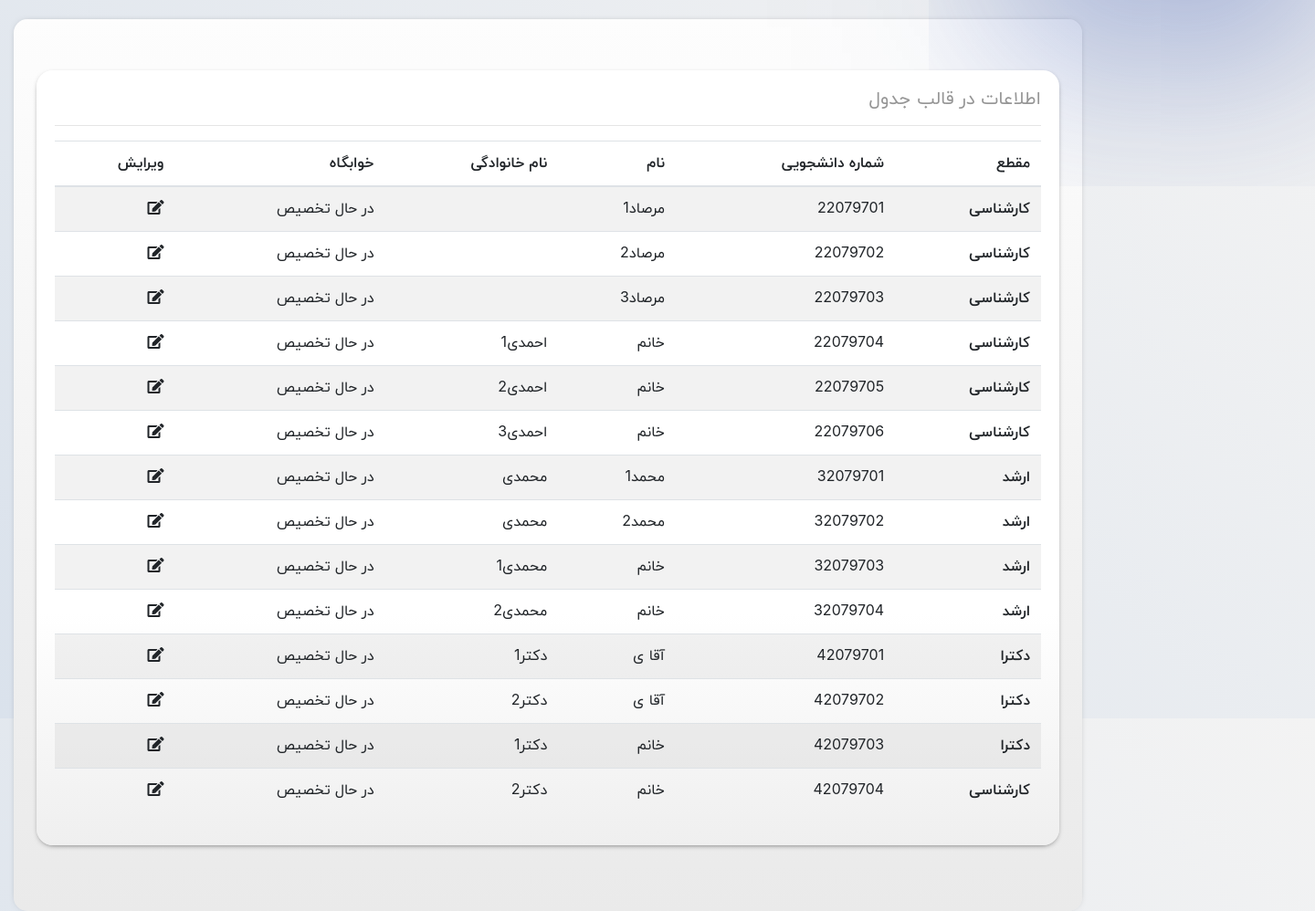
The app's page /student-management (signed in, lower part), older data.
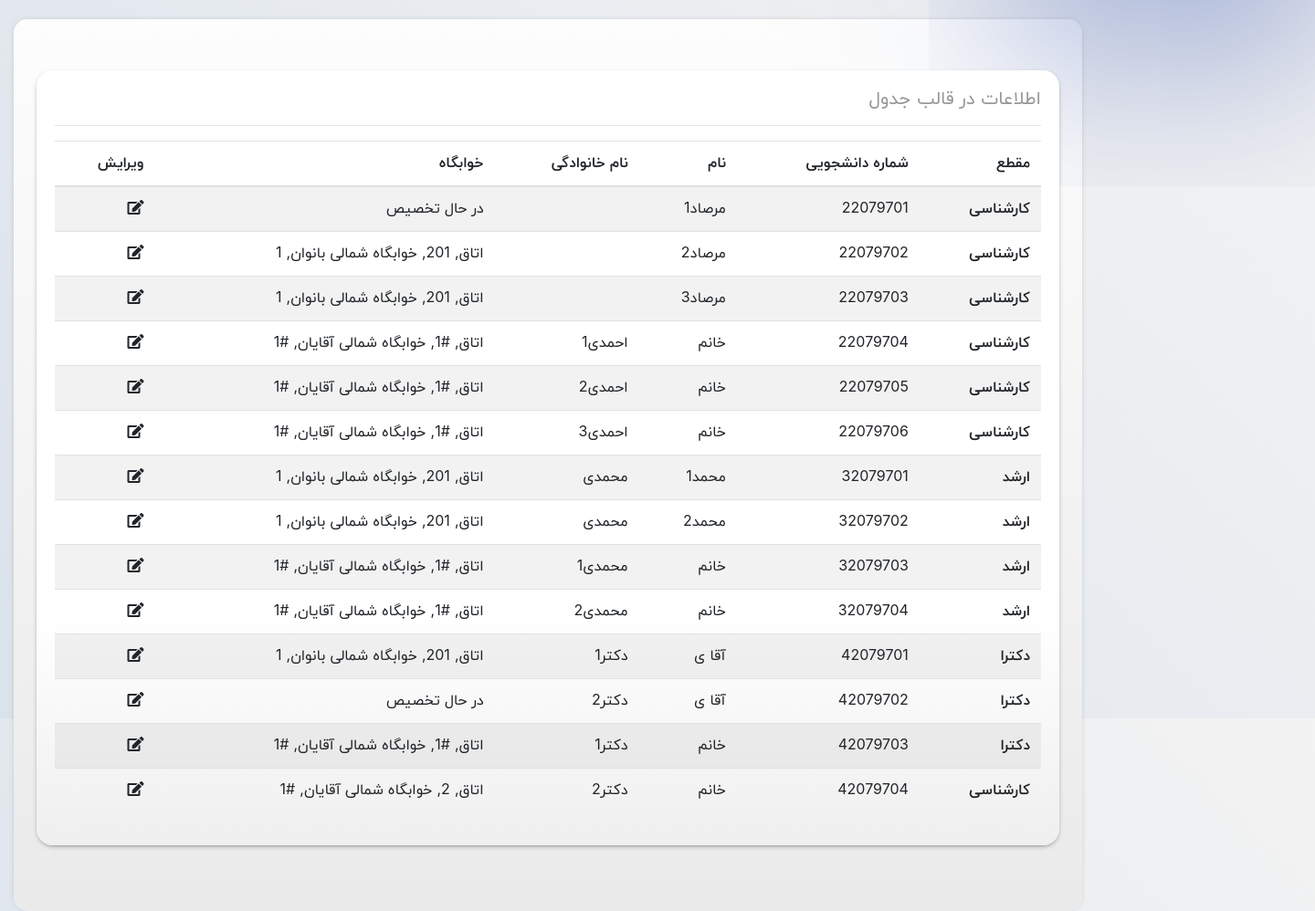
The same page, newer data.
### Panel/models.py (models this page shows, shortened)
class UserProfile(models.Model):
    USER_GRADE_OPTIONS = (
        ('کارشناسی', 'کارشناسی'),
        ('ارشد', 'ارشد'),
        ('دکترا', 'دکترا'),
        ('مدیر', 'مدیر'),
    )
    registration_date = models.DateTimeField(blank=True, null=True, auto_now_add=True, verbose_name='زمان ثبت نام')
    user_instance = models.ForeignKey(to=User, on_delete=models.PROTECT, blank=False, null=False, related_name='+',
                                      verbose_name='کاربر')
    student_number = models.CharField(max_length=64, blank=False, null=False, verbose_name='شماره دانشجویی')
    sex = models.BooleanField(default=False, blank=True, null=True,
                              verbose_name='جنسیت')  # True for male, False for female
    room = models.ForeignKey(to=Room, on_delete=models.PROTECT, blank=True, null=True, related_name='+',
                             verbose_name='اتاق مورد نظر')
    room_confirmed = models.BooleanField(default=False, blank=True, null=True, verbose_name='وضعیت تاییدیه اتاق')
    is_native_born = models.BooleanField(default=True, blank=False, null=False, verbose_name='دانشجو بومی هستم')
    is_paying = models.BooleanField(default=False, blank=False, null=False, verbose_name='دانشجو شبانه هستم')
    father_name = models.CharField(max_length=32, blank=True, null=True, verbose_name='نام پدر')
    id_card_number = models.SmallIntegerField(blank=True, null=True, verbose_name='کد ملی')
    phone_number = models.CharField(max_length=16, blank=True, null=True, verbose_name='شماره تماس')
    is_early_bird = models.BooleanField(default=False, blank=False, null=False, verbose_name='سحر خیز بودن')
    grade = models.CharField(max_length=16, blank=False, null=False, default='کارشناسی', choices=USER_GRADE_OPTIONS,
                             verbose_name='مقطع تحصیلی')
    requested_roommate = models.ForeignKey(to=User, on_delete=models.PROTECT, blank=True, null=True, default=None,
                                           related_name='+', verbose_name='هم اتاقی مورد نظر')
    is_noisy = models.BooleanField(default=False, blank=False, null=False, verbose_name='حساس به سر صدا')
    class Meta:
        verbose_name = "پروفایل گاربری"
        verbose_name_plural = "پروفایل های گاربری"

class Room(models.Model):
    title = models.CharField(max_length=64, blank=False, null=False, default='خوابگاه', verbose_name='عنوان')
    status = models.BooleanField(default=True, null=False, blank=False, verbose_name='وضعیت')
    code = models.CharField(max_length=64, blank=False, null=False, unique=True, verbose_name='کد')
    dorm = models.ForeignKey(to=Dorm, on_delete=models.PROTECT, blank=False, null=False, related_name='+',
                             verbose_name='خوابگاه مورد نظر')
    capacity = models.SmallIntegerField(blank=False, null=False, default=1, verbose_name='ظرفیت')
    created_date = models.DateTimeField(auto_now_add=True, blank=False, null=False, editable=False,
                                        verbose_name='زمان ایجاد')
    def __str__(self):
        return f'{self.title}, {self.code}, {self.dorm}'
    class Meta:
        verbose_name = "اتاق"
        verbose_name_plural = "اتاق ها"

class Dorm(models.Model):
    title = models.CharField(max_length=64, blank=False, null=False, default='خوابگاه', verbose_name='عنوان')
    status = models.BooleanField(default=True, null=False, blank=False, verbose_name='وضعیت')
    code = models.CharField(max_length=64, blank=False, null=False, unique=True, verbose_name='کد')
    created_date = models.DateTimeField(auto_now_add=True, blank=False, null=False, editable=False,
                                        verbose_name='زمان ایجاد')
    sex = models.BooleanField(default=False, blank=True, null=True,
                              verbose_name='جنسیت')  # True for male, False for female
    def __str__(self):
        return f'{self.title}, {self.code}'
    class Meta:
        verbose_name = "خوابگاه"
        verbose_name_plural = "خوابگاه ها"

### Panel/views.py (the view)
# urls.py: path('student-management', student_management, name='Student'),
def student_management(request):
    context = {}
    if request.user.is_authenticated:
        if request.user.is_staff:
            context['students'] = UserProfile.objects.all().exclude(grade='مدیر')
            return render(request=request, template_name='StudentManagement.html', context=context)
        else:
            return redirect(home)
    else:
        return redirect(to=login)

### Templates/StudentManagement.html
{% extends "SharedTemplates/Content.html" %}
{% block content %}
    <div class="jumbotron shade pt-5">
        <div class="bd-example c-grey">
            <div class="row">
                <div class="col-12 p-2">
                    <div class="card shade h-100">
                        <div class="card-body">
                            <h5 class="card-title">اطلاعات در قالب جدول</h5>
                            <hr>
                            <table class="table table-striped">
                                <thead>
                                <tr>
                                    <th scope="col">مقطع</th>
                                    <th scope="col">شماره دانشجویی</th>
                                    <th scope="col">نام</th>
                                    <th scope="col">نام خانوادگی</th>
                                    <th scope="col">خوابگاه</th>
                                    <th scope="col">ویرایش</th>
                                </tr>
                                </thead>
                                <tbody>
                                {% for student in students %}
                                    <tr>
                                        <th scope="row">{{ student.grade }}</th>
                                        <td>{{ student.student_number }}</td>
                                        <td>{{ student.user_instance.first_name }}</td>
                                        <td>{{ student.user_instance.last_name }}</td>
                                        <td>
                                            {% if student.room %}
                                                {{ student.room }}
                                            {% else %}
                                                در حال تخصیص
                                            {% endif %}
                                        </td>
                                        <td>
                                            <span onclick="window.open('{% url "admin:Panel_userprofile_change" student.id %}');"
                                                  style="cursor: pointer;" class="fas fa-edit"></span>
                                        </td>
                                    </tr>
                                {% endfor %}
                                </tbody>
                            </table>
                        </div>
                    </div>
                </div>
            </div>
        </div>
    </div>
{% endblock %}

Row changes from the older to the newer data that the page shows:
changed UserProfile "مرصاد2": room (not shown) → "اتاق, 201, خوابگاه شمالی بانوان, 1"; no longer shows "در حال تخصیص"
changed UserProfile "مرصاد3": room (not shown) → "اتاق, 201, خوابگاه شمالی بانوان, 1"; no longer shows "در حال تخصیص"
changed UserProfile "احمدی1": room (not shown) → "اتاق, #1, خوابگاه شمالی آقایان, #1"; no longer shows "در حال تخصیص"
changed UserProfile "احمدی2": room (not shown) → "اتاق, #1, خوابگاه شمالی آقایان, #1"; no longer shows "در حال تخصیص"
changed UserProfile "احمدی3": room (not shown) → "اتاق, #1, خوابگاه شمالی آقایان, #1"; no longer shows "در حال تخصیص"
changed UserProfile "محمد1": room (not shown) → "اتاق, 201, خوابگاه شمالی بانوان, 1"; no longer shows "در حال تخصیص"
changed UserProfile "محمد2": room (not shown) → "اتاق, 201, خوابگاه شمالی بانوان, 1"; no longer shows "در حال تخصیص"
changed UserProfile "محمدی1": room (not shown) → "اتاق, #1, خوابگاه شمالی آقایان, #1"; no longer shows "در حال تخصیص"
changed UserProfile "محمدی2": room (not shown) → "اتاق, #1, خوابگاه شمالی آقایان, #1"; no longer shows "در حال تخصیص"
changed UserProfile (number 11 of 14 on the later page): room (not shown) → "اتاق, 201, خوابگاه شمالی بانوان, 1"; no longer shows "در حال تخصیص"
changed UserProfile (number 13 of 14 on the later page): room (not shown) → "اتاق, #1, خوابگاه شمالی آقایان, #1"; no longer shows "در حال تخصیص"
changed UserProfile: room (not shown) → "اتاق, 2, خوابگاه شمالی آقایان, #1"; no longer shows "در حال تخصیص"
